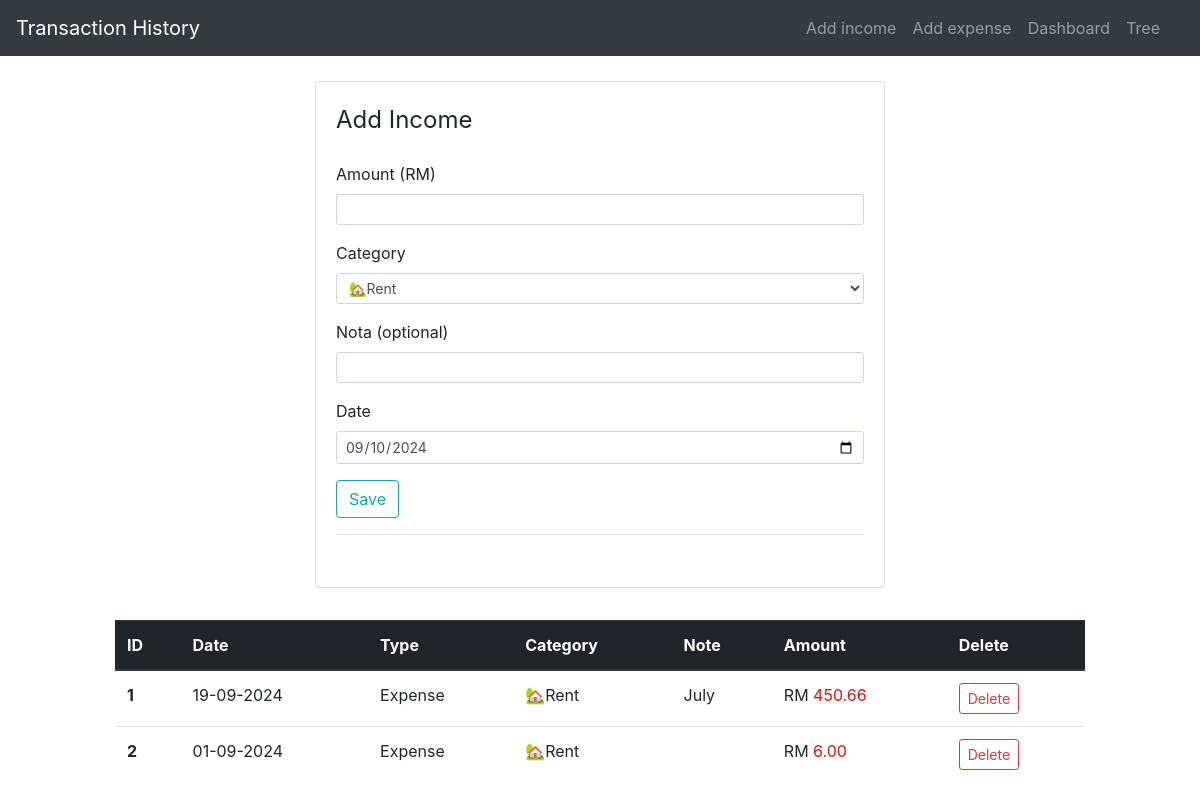
Before: /addexpense with the older database file.
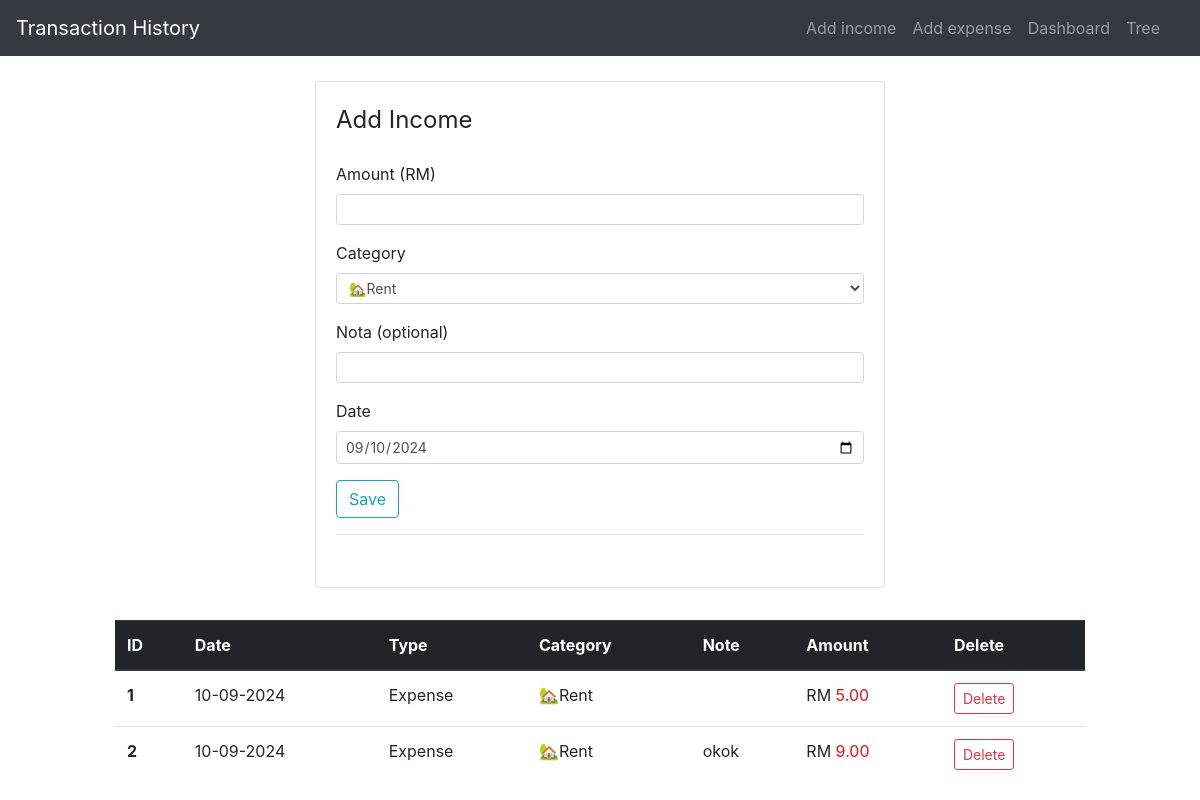
After: the same page with the newer database file.
### application/models.py (models this page shows, shortened)
class add_expenses(db.Model):
    id = db.Column(db.Integer, primary_key=True)
    amount = db.Column(db.Double, nullable=False)
    category = db.Column(db.String(30),nullable=False)
    date = db.Column(db.DateTime, nullable=False)
    type = db.Column(db.String(10), nullable=False, default= 'Expense')
    nota = db.Column(db.String(15))

### application/routes.py (the view)
@app.route('/addexpense', methods = ["POST", "GET"])
def add_expense():
    form = ExpenseForm()
    if form.validate_on_submit():
        entry = add_expenses(amount=form.amount.data, category=form.category.data, date=form.date.data, nota=form.nota.data)
        db.session.add(entry)
        db.session.commit()
        flash(f"RM{form.amount.data} has been added to expense record", "success")
        return redirect(url_for('index'))
    expenses = add_expenses.query.order_by(add_expenses.date.desc()).all()
    return render_template('add_expense.html', title="Add expense", form=form, expenses=expenses )

### application/form.py
class ExpenseForm(FlaskForm):
    amount = DecimalField('Amount (RM)', validators = [DataRequired(), NumberRange(min=0.01)])
    category = SelectField ('Category' , validators=[DataRequired()],
                                            choices  =[('🏡Rent', '🏡Rent'),
                                                      ('🍴 Food and Beverage','🍴 Food and Beverage'),
                                                      ('🛍️ Shopping','🛍️ Shopping'),
                                                      ('🚊 Transport',' 🚊Transport')])
    date = DateField('Date', format='%Y-%m-%d', default=date.today, validators = [DataRequired()])
    nota = StringField('Nota (optional)', validators = [Optional()])
    submit = SubmitField('Save')

### application/templates/add_expense.html (shortened to what this page needs)
{% extends 'layout.html' %}
{% block content %}
<div class="col-xs-10 col-sm-6 col-md-6 ml-auto mr-auto">
    <div class="card card-style mb-2">
        <div class="card-body">
            <form action="" method="POST">
                <fieldset class="form-group">
                        <legend class="mb-4">Add Income</legend>
                    <div class="form-group">
                        {{ form.amount.label(class="form-control-label") }}
                        {% if form.amount.errors %}
                        {{ form.amount(class="form-control form-control-sm is-invalid") }}
                        {% for error in form.amount.errors %}
                        <div class="invalid-feedback">
                            <span>{{error}}</span>
                        </div>
                        {% endfor %}
                        {% else %}
                        {{ form.amount(class="form-control form-control-sm") }}
                        {% endif %}
                    </div>
                    <div class="form-group">
                        {{ form.category.label(class = "form-control-label") }}
                        {{ form.category(class = "form-control form-control-sm") }}
                    </div>
                    <div class="form-group">
                        {{ form.nota.label(class = "form-control-label") }}
                        {{ form.nota(class = "form-control form-control-sm") }}
                    </div>
                    <div class="form-group">
                        {{ form.date.label(class = "form-control-label") }}
                        {{ form.date(class = "form-control form-control-sm") }}
                    </div>
                    <div class="form-group border-bottom pb-3">
                        {{ form.submit(class="btn btn-outline-info")}}
                    </div>
                </fieldset>
            </form>
        </div>
    </div>
</div>
<div class="col-sm-10 ml-auto mr-auto ">
    <br>
    <table class="table">
        <thead class="thead-dark">
            <tr>
                <th scope="col">ID</th>
                <th scope="col">Date</th>
                <th scope="col">Type</th>
                <th scope="col">Category</th>
                <th scope="col">Note</th>
                <th scope="col">Amount</th>
                <th scope="col">Delete</th>
            </tr>
        </thead>
        <tbody>
            {% for entry in expenses %}
                    <tr>
                        <th scope="row">{{loop.index}}</th>
                        <td>{{entry.date.strftime("%d-%m-%Y")}}</td>
                        <td>{{entry.type}}</td>
                        <td>{{entry.category }}</td>
                        <td>{{entry.nota }}</td>
                        <td class="amount-field">RM <span style="color: rgb(223, 20, 20);">{{ "{:.2f}".format(entry.amount) }}</span></td>
                        <td><a href="{{ url_for('delete', entry_id = entry.id, entry_type = entry.type,  next=url_for('add_expense') ) }}"  class="btn btn-outline-danger btn-sm">Delete</a></td>
                    </tr>
            {% endfor %}
        </tbody>
    </table>
</div>
{% endblock %}

Changed rows visible on the page:
removed add_expenses: date "01-09-2024", type "Expense", category "🏡Rent", amount "6.00"
added add_expenses: date "10-09-2024", type "Expense", category "🏡Rent", amount "5.00"
changed add_expenses: date "19-09-2024" → "10-09-2024"; nota "July" → "okok"; amount "450.66" → "9.00"
